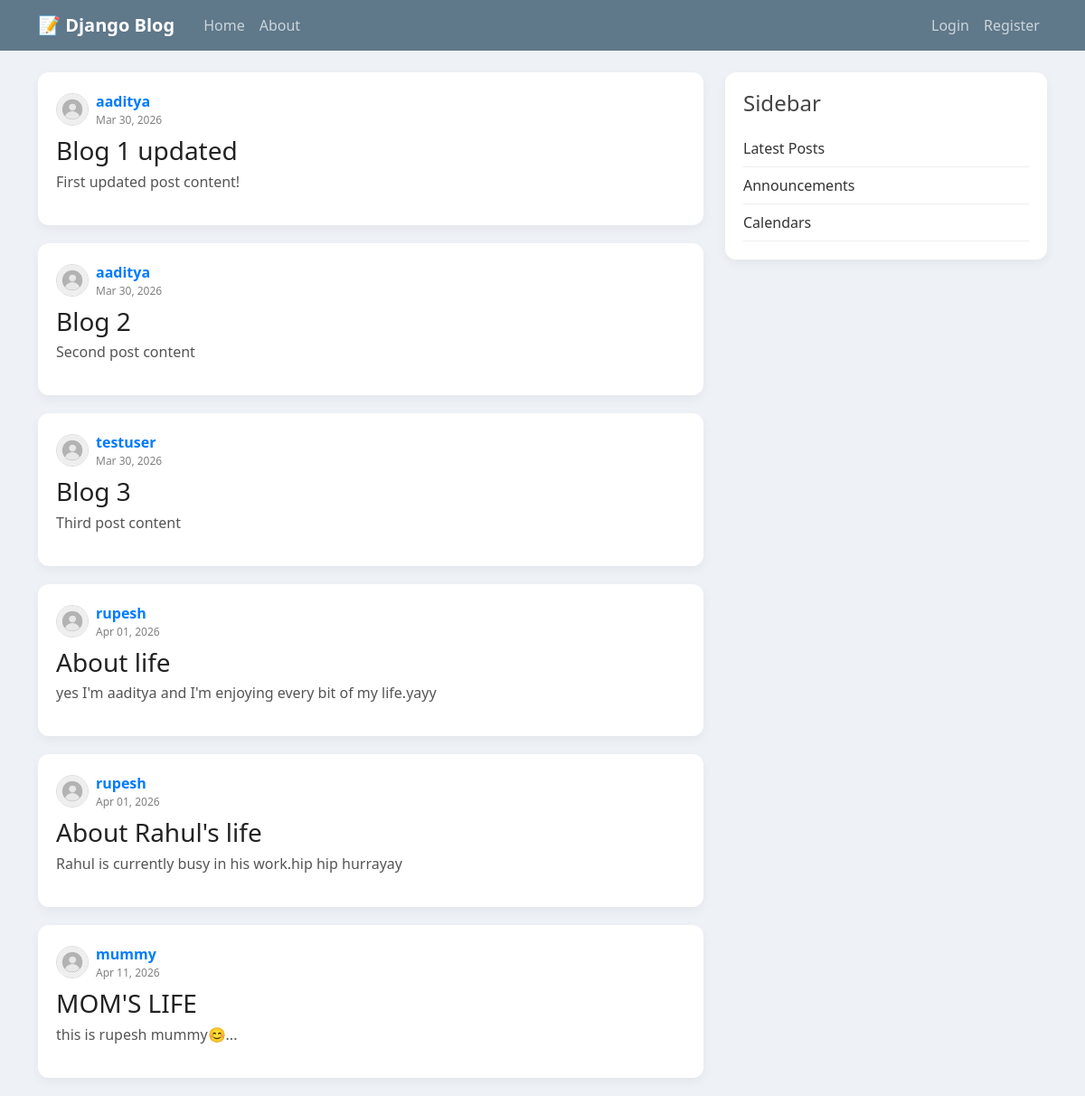
The app's page /, older data.
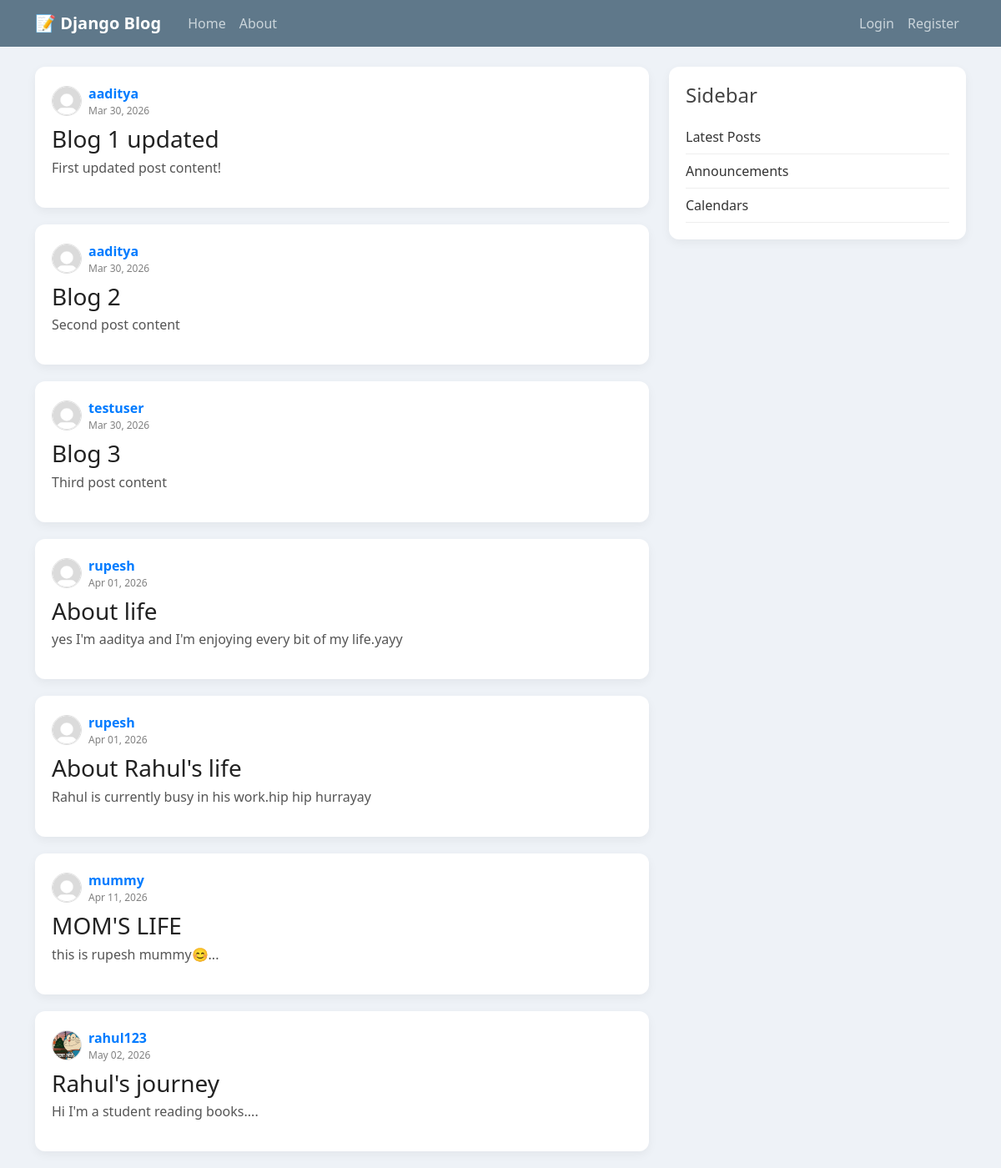
The same page, newer data.
### blog/models.py (models this page shows, shortened)
class Post(models.Model):
  title=models.CharField(max_length=100)
  content=models.TextField()
  author=models.ForeignKey(User,on_delete=models.CASCADE)
  created_at=models.DateTimeField(auto_now_add=True)

### users/models.py (models this page shows, shortened)
class Profile(models.Model):
    user = models.OneToOneField(User, on_delete=models.CASCADE)
    image = models.ImageField(upload_to='profile_pics', blank=True, null=True)
    bio = models.CharField(max_length=150, blank=True)

### blog/views.py (the view)
# urls.py: path('', views.home, name='blog-home'),
def home(request):
    context = {
        'posts': Post.objects.all()
    }
    return render(request, 'blog/home.html', context)

### blog/templates/blog/home.html
{% extends "blog/base.html" %}
{% load static %}
{% block content %}
  {% for post in posts %}
    <article style="
      background:white;
      padding:20px;
      border-radius:12px;
      margin-bottom:20px;
      box-shadow:0 4px 12px rgba(0,0,0,0.05);
      transition:0.2s;
    ">
      <div class="d-flex align-items-center gap-2 mb-2">
        {% if post.author.profile.image %}
          <img src="{{ post.author.profile.image.url }}?v={{ post.author.profile.image.name }}"
               alt="avatar"
               style="width:36px;height:36px;border-radius:50%;object-fit:cover;border:1px solid #ddd;flex:0 0 36px;">
        {% else %}
          <img src="{% static 'users/default_v2.jpg' %}"
               alt="avatar"
               style="width:36px;height:36px;border-radius:50%;object-fit:cover;border:1px solid #ddd;flex:0 0 36px;">
        {% endif %}
        <div>
          <a href="{% url 'public-profile' post.author.username %}"
             style="font-weight:600; color:#007bff; text-decoration:none;">
            {{ post.author }}
          </a>
          <div style="color:gray; font-size:12px;">
            {{ post.created_at|date:"M d, Y" }}
          </div>
        </div>
      </div>
      <h3 style="margin:5px 0;">
        <a href="{% url 'post-detail' post.id %}" style="text-decoration:none; color:#222;">
          {{ post.title }}
        </a>
      </h3>
      <p style="color:#555;">{{ post.content|truncatewords:20 }}</p>
    </article>
  {% endfor %}
{% endblock content %}

### blog/templates/blog/base.html (shortened to what this page needs)
{% load static %}
<!DOCTYPE html>
<html lang="en">
<head>
  <link href="https://cdn.jsdelivr.net/npm/bootstrap@5.3.8/dist/css/bootstrap.min.css"
        rel="stylesheet"
>
  <link rel="stylesheet"
        href="https://cdn.jsdelivr.net/npm/bootstrap-icons@1.11.3/font/bootstrap-icons.min.css">
  <link rel="stylesheet" type="text/css" href="{% static 'blog/main.css' %}">
</head>
<body style="background:#eef2f7;">
<header class="site-header">
  <nav class="navbar navbar-expand-md navbar-dark bg-steel fixed-top">
    <div class="container">
      <a class="navbar-brand me-4 fw-bold" href="{% url 'blog-home' %}">
        📝 Django Blog
      </a>
      <div class="collapse navbar-collapse" id="navbarToggle">
        <div class="navbar-nav me-auto">
          <a class="nav-item nav-link" href="{% url 'blog-home' %}">Home</a>
          <a class="nav-item nav-link" href="{% url 'blog-about' %}">About</a>
        </div>
        <div class="navbar-nav ms-auto">
          {% if user.is_authenticated %}
            <div class="nav-item d-flex align-items-center gap-2">
              {% if user.profile.image %}
                <img src="{{ user.profile.image.url }}?v={{ user.profile.image.name }}"
                     alt="Profile"
                     style="width:35px; height:35px; border-radius:50%; object-fit:cover; background:#f1f1f1;">
              {% else %}
                <img src="{% static 'users/default_v2.jpg' %}"
                     alt="Profile"
                     style="width:35px; height:35px; border-radius:50%; object-fit:cover; background:#f1f1f1;">
              {% endif %}
              <a class="nav-link p-0" href="{% url 'profile' %}">
                {{ user.username }}
              </a>
            </div>
            <form method="POST" action="{% url 'logout' %}" class="d-inline ms-3">
              {% csrf_token %}
              <button type="submit" class="btn btn-link nav-link p-0">
                Logout
              </button>
            </form>
          {% else %}
            <a class="nav-item nav-link" href="{% url 'login' %}">Login</a>
            <a class="nav-item nav-link" href="{% url 'register' %}">Register</a>
          {% endif %}
        </div>
      </div>
    </div>
  </nav>
</header>
<main role="main" class="container" style="margin-top: 80px;">
  <div class="row">
    <div class="col-md-8">
      {% block content %}{% endblock %}
    </div>
    <div class="col-md-4">
      <div style="
        background:white;
        padding:20px;
        border-radius:12px;
        box-shadow:0 4px 12px rgba(0,0,0,0.05);
      ">
        <h4 style="margin-bottom:15px;">Sidebar</h4>
        <ul style="list-style:none; padding:0;">
          <li style="padding:8px 0; border-bottom:1px solid #eee;">Latest Posts</li>
          <li style="padding:8px 0; border-bottom:1px solid #eee;">Announcements</li>
          <li style="padding:8px 0; border-bottom:1px solid #eee;">Calendars</li>
        </ul>
      </div>
    </div>
  </div>
</main>
</body>
</html>

### blog/static/blog/main.css (style rules this page uses)
body { background: #fafafa; color: #333333; margin-top: 5rem; }
h1, h2, h3, h4, h5, h6 { color: #444444; }
ul { margin: 0; }
.bg-steel { background-color: #5f788a; }
.site-header .navbar-nav .nav-link { color: #cbd5db; }

Row changes from the older to the newer data that the page shows:
changed through a linked row, Post "Blog 1 updated": image: picture added; author.profile.image: picture removed
changed through a linked row, Post "Blog 2": image: picture added; author.profile.image: picture removed
changed through a linked row, Post "Blog 3": image: picture added; author.profile.image: picture removed
changed through a linked row, Post "About life": image: picture added; author.profile.image: picture removed
changed through a linked row, Post "About Rahul's life": image: picture added; author.profile.image: picture removed
changed through a linked row, Post "MOM'S LIFE": image: picture added; author.profile.image: picture removed
added Post: author.profile.image (picture), author "rahul123", created_at "May 02, 2026", title "Rahul's journey", content "Hi I'm a student reading books...."
